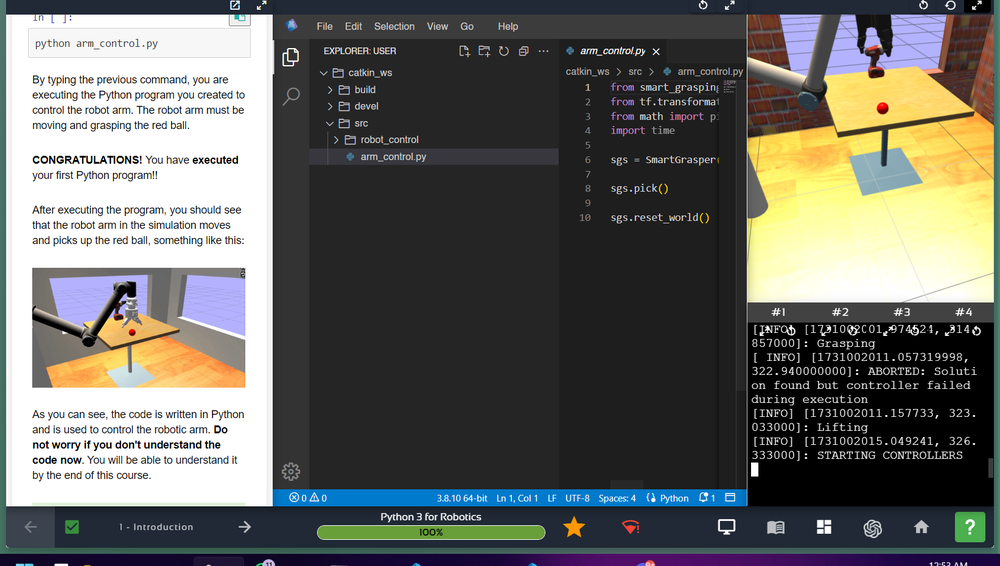
#> input picture image-1.png, 1000 x 566 px, shrunk from 1643 x 930 before the run, given in place of the camera
$ python final_1.py
#> lines starting #> are read from the running program, lines starting #| are printed output that depends on the picture; after the words box and inside, x2 and y2 are one past the last pixel; in counts of white or black regions, pixels touching at a corner belong together
# COBA 1


import cv2
import numpy as np

cap = cv2.VideoCapture(1, cv2.CAP_DSHOW)


while 1:
    ret, frame = cap.read()
#> frame is the input picture: shape (566, 1000, 3); mean B, G, R 99, 103.3, 103
    width = int(cap.get(3))
    height = int(cap.get(4))

    hsv = cv2.cvtColor(frame, cv2.COLOR_BGR2HSV)
#> hsv: shape (566, 1000, 3); mean H, S, V 51.5, 41.2, 112.5
    lower_red = np.array([90, 50, 50])
    upper_red = np.array([130, 255, 255])

    mask = cv2.inRange(hsv, lower_red, upper_red)
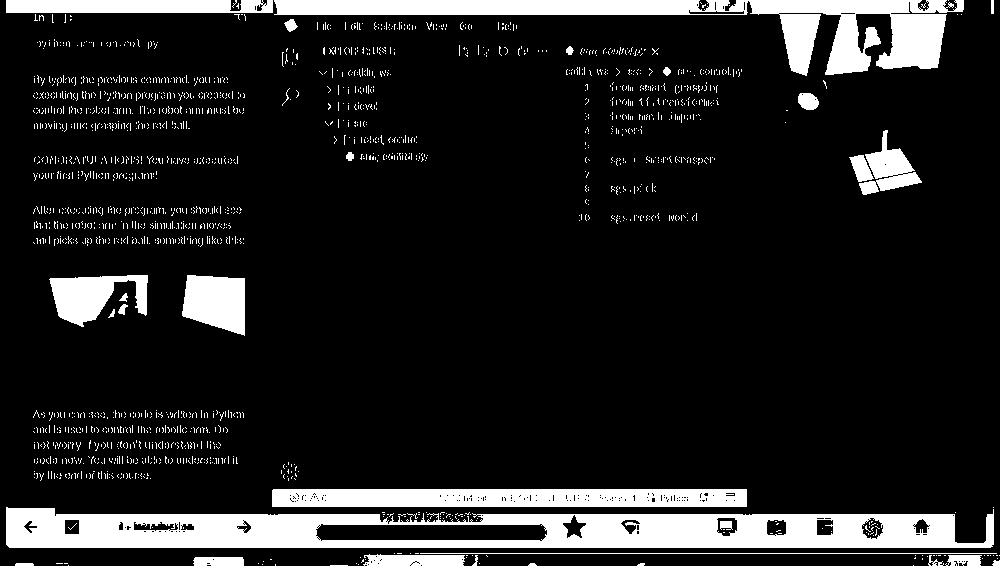
#> mask: shape (566, 1000); 12.9% white; 1890 white regions (1862 under 20 px), largest, box (x1, y1, x2, y2) and area: (6, 507, 994, 548) 26588, (274, 0, 964, 76) 16027, (272, 489, 747, 507) 8301
    result = cv2.bitwise_and(frame, frame, mask=mask)
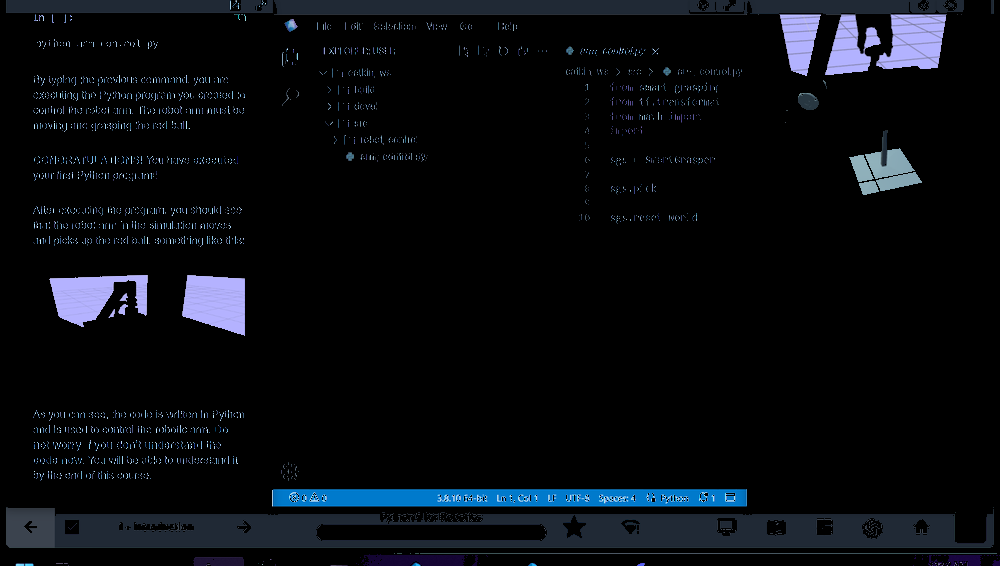
#> result: shape (566, 1000, 3); mean B, G, R 15.2, 11, 8.4

    cv2.imshow("frame", result)

    if cv2.waitKey(1) == ord("q"):
#> (key q is pressed here)
        break

cap.release()
